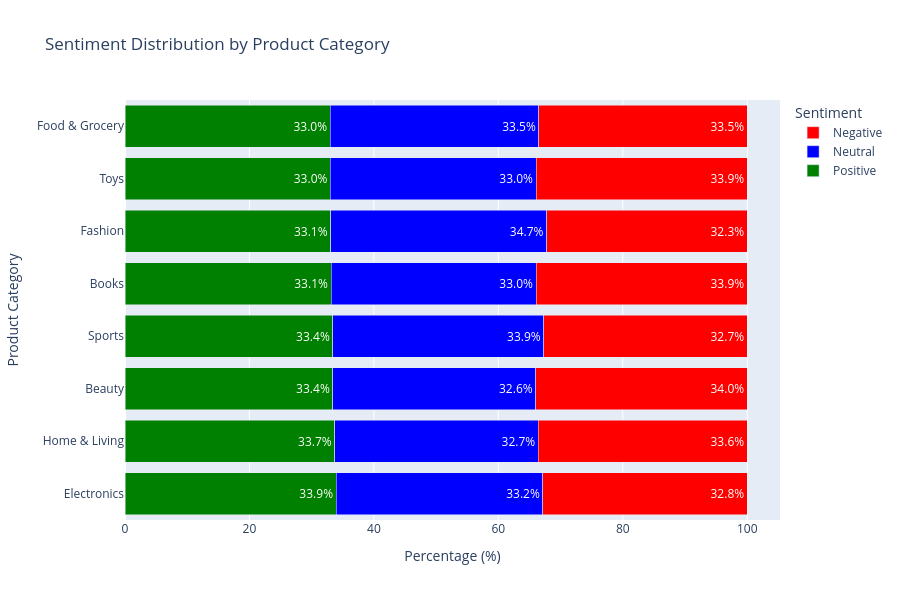

Notebook source saved alongside this figure:
### Code cell
category_sentiment = pd.crosstab(df['product_category'], df['sentiment'], normalize='index') * 100
category_sentiment = category_sentiment.sort_values('positive', ascending=False)

fig= go.Figure()
for sentiment in ['positive', 'neutral', 'negative']:
    if sentiment in category_sentiment.columns:
        fig.add_trace(go.Bar(
            name=sentiment.capitalize(),
            x=category_sentiment[sentiment].values,
            y=category_sentiment.index,
            orientation='h',
            marker_color=['green', 'blue', 'red'][['positive', 'neutral', 'negative'].index(sentiment)],
            text=category_sentiment[sentiment].round(1).astype(str) + '%',
            textposition='inside'
        ))
        
fig.update_layout(
    title_text="Sentiment Distribution by Product Category",
    xaxis_title="Percentage (%)",
    yaxis_title="Product Category",
    barmode='stack',
    height=600,
    legend_title="Sentiment"
)

fig.show()

### Figure 1 — Plotly figure (JSON) as saved in the notebook; plotly's stock layout.template omitted (floating-point values rounded to 4 significant figures)
{"data": [{"marker": {"color": "green"}, "name": "Positive", "orientation": "h", "text": ["33.9%", "33.7%", "33.4%", "33.4%", "33.1%", "33.1%", "33.0%", "33.0%"], "textposition": "inside", "type": "bar", "x": [33.93, 33.72, 33.41, 33.41, 33.11, 33.05, 33.02, 32.98], "y": ["Electronics", "Home & Living", "Beauty", "Sports", "Books", "Fashion", "Toys", "Food & Grocery"]}, {"marker": {"color": "blue"}, "name": "Neutral", "orientation": "h", "text": ["33.2%", "32.7%", "32.6%", "33.9%", "33.0%", "34.7%", "33.0%", "33.5%"], "textposition": "inside", "type": "bar", "x": [33.23, 32.71, 32.6, 33.9, 32.95, 34.69, 33.04, 33.55], "y": ["Electronics", "Home & Living", "Beauty", "Sports", "Books", "Fashion", "Toys", "Food & Grocery"]}, {"marker": {"color": "red"}, "name": "Negative", "orientation": "h", "text": ["32.8%", "33.6%", "34.0%", "32.7%", "33.9%", "32.3%", "33.9%", "33.5%"], "textposition": "inside", "type": "bar", "x": [32.83, 33.57, 33.99, 32.69, 33.94, 32.25, 33.94, 33.47], "y": ["Electronics", "Home & Living", "Beauty", "Sports", "Books", "Fashion", "Toys", "Food & Grocery"]}], "layout": {"barmode": "stack", "height": 600, "legend": {"title": {"text": "Sentiment"}}, "title": {"text": "Sentiment Distribution by Product Category"}, "xaxis": {"title": {"text": "Percentage (%)"}}, "yaxis": {"title": {"text": "Product Category"}}}}
